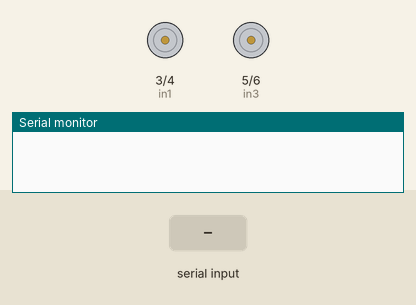
Simulated run of this sketch. Board: Arduino Uno, built with avr-gcc and run on an emulated ATmega328P. Shown: motor-driver pin pairs drawn as motors (green arrow = first pin HIGH = forward, orange = second pin HIGH = backward, longer = more drive, scaled by the enable pin), the last lines printed to the serial monitor. The inputs (shaded band) are chosen by the test bench.

Above: at 1.2 s.
1.3 s: "W\n" received over Serial
At 2.5 s:
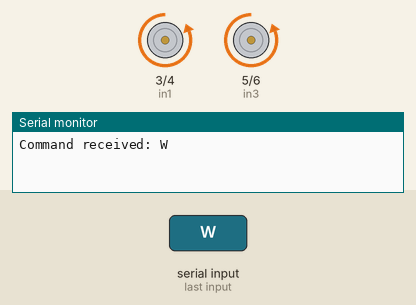
2.8 s: byte 83 ('S') received over Serial
At 3.8 s:
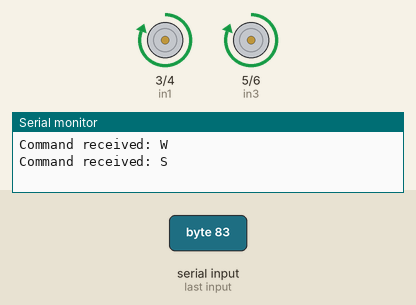
4.3 s: byte 68 ('D') received over Serial
At 5.0 s:
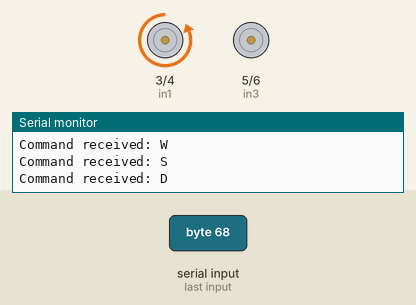
5.8 s: byte 65 ('A') received over Serial
At 6.1 s:
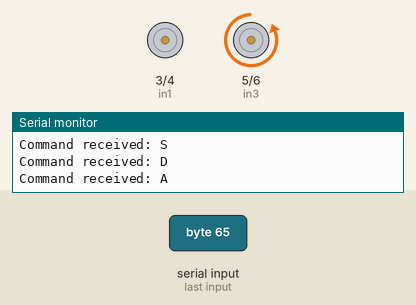
7.3 s: byte 88 ('X') received over Serial
At 8.5 s:
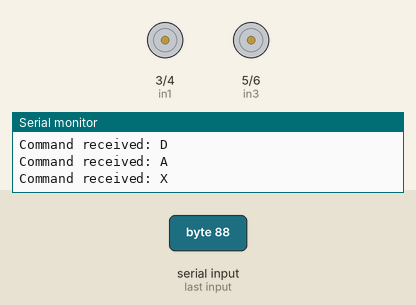
8.8 s: "S\n" received over Serial
At 9.6 s:
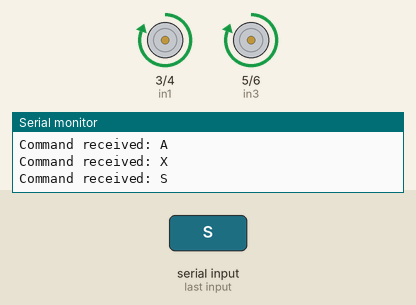
Timing chart, 0 to 11.3 s (numbered marks = the images above; inputs shaded):
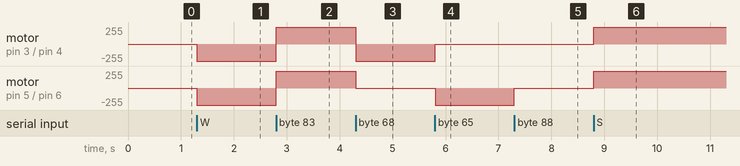

Measured:
- after the input at 1.3 s, motor on pin 3 (in1) / pin 4 (in2), motor on pin 5 (in3) / pin 6 (in4): stopped → backward 255/255 at once
- after the input at 2.8 s, motor on pin 3 (in1) / pin 4 (in2), motor on pin 5 (in3) / pin 6 (in4): backward 255/255 → forward 255/255 at once
- after the input at 4.3 s, motor on pin 3 (in1) / pin 4 (in2): forward 255/255 → backward 255/255 at once; motor on pin 5 (in3) / pin 6 (in4): forward 255/255 → stopped at once
- after the input at 5.8 s, motor on pin 3 (in1) / pin 4 (in2): backward 255/255 → stopped at once; motor on pin 5 (in3) / pin 6 (in4): stopped → backward 255/255 at once
- after the input at 7.3 s, motor on pin 5 (in3) / pin 6 (in4): backward 255/255 → stopped at once
- after the input at 8.8 s, motor on pin 3 (in1) / pin 4 (in2), motor on pin 5 (in3) / pin 6 (in4): stopped → forward 255/255 at once

The sketch:

robot2.ino
```cpp
int enA = 2;
int in1 = 3;
int in2 = 4;
int enB = 7;
int in3 = 5;
int in4 = 6;

void setup() {
  // Initialize Serial Monitor
  Serial.begin(9600);

  // Set all the motor control pins to outputs
  pinMode(enA, OUTPUT);
  pinMode(enB, OUTPUT);
  pinMode(in1, OUTPUT);
  pinMode(in2, OUTPUT);
  pinMode(in3, OUTPUT);
  pinMode(in4, OUTPUT);

  analogWrite(enA, 255);
  analogWrite(enB, 255);
}

void loop() {
  if (Serial.available() > 0) {
    char cmd = Serial.read();

    // Check for valid commands, ignoring newline characters
    if (cmd != '\n') {
      Serial.print("Command received: ");
      Serial.println(cmd);
      cmd = toupper(cmd);

      // Control motors using WASD commands
      switch (cmd) {
        case 'W':
          // Move forward
          digitalWrite(in1, LOW);
          digitalWrite(in2, HIGH);
          digitalWrite(in3, LOW);
          digitalWrite(in4, HIGH);
          break;
        case 'S':
          // Move backward
          digitalWrite(in1, HIGH);
          digitalWrite(in2, LOW);
          digitalWrite(in3, HIGH);
          digitalWrite(in4, LOW);
          break;
        case 'D':
          // Turn right
          digitalWrite(in1, LOW);
          digitalWrite(in2, HIGH);
          digitalWrite(in3, LOW);
          digitalWrite(in4, LOW);
          break;
        case 'A':
          // Turn left
          digitalWrite(in1, LOW);
          digitalWrite(in2, LOW);
          digitalWrite(in3, LOW);
          digitalWrite(in4, HIGH);
          break;
        case 'X':
          // Stop
          digitalWrite(in1, LOW);
          digitalWrite(in2, LOW);
          digitalWrite(in3, LOW);
          digitalWrite(in4, LOW);
          break;
        default:
          // Invalid command
          Serial.println("Invalid command.");
      }
    }
  }
}
```
